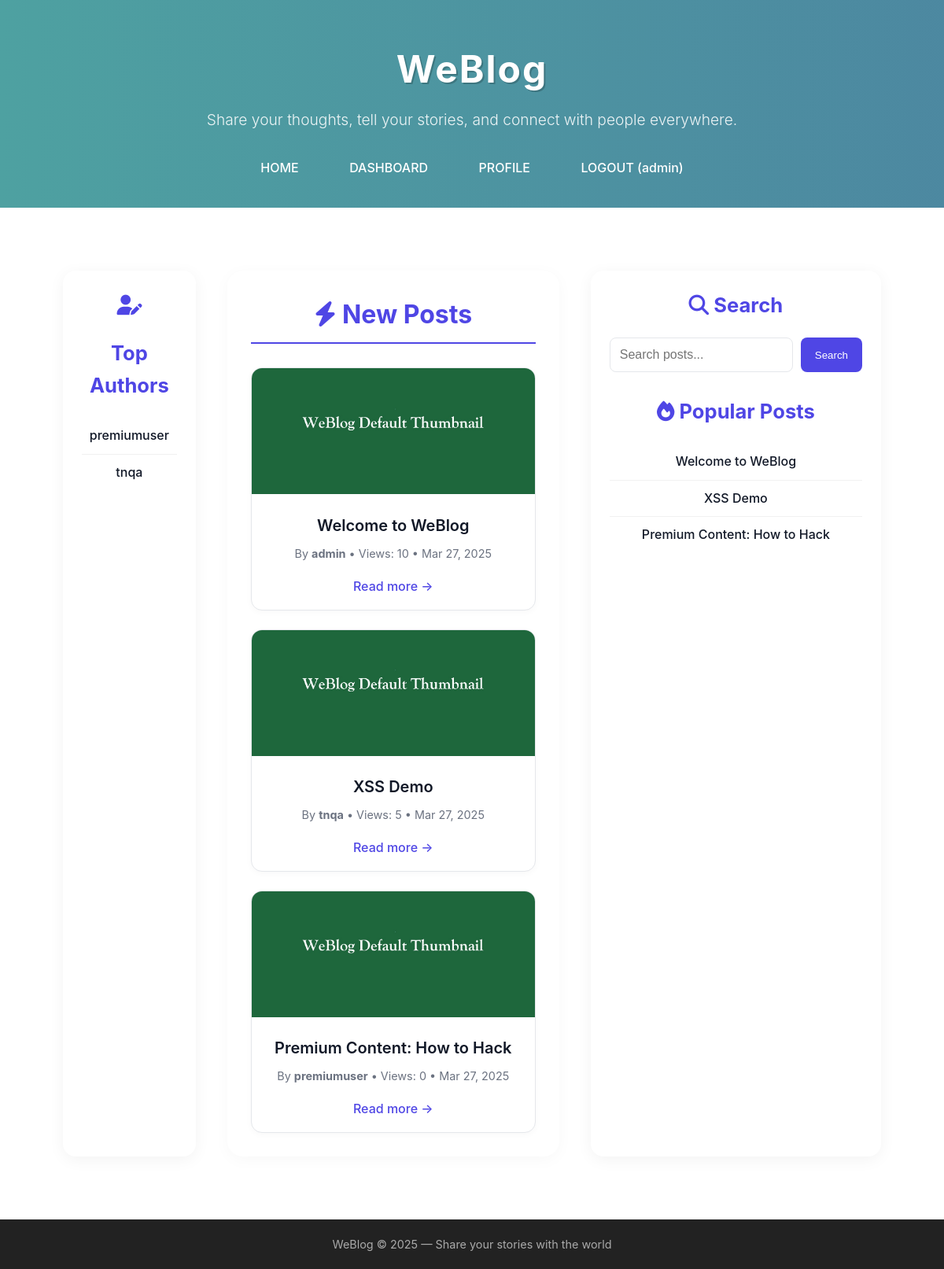
/index.php (signed in), run on the app's committed database.
### tables this page shows
CREATE TABLE users (
  id INT AUTO_INCREMENT PRIMARY KEY,
  username VARCHAR(50),
  password VARCHAR(100),
  email VARCHAR(100),
  role VARCHAR(20),  
  bio TEXT,
  avatar_path VARCHAR(255), 
  created_at DATETIME DEFAULT CURRENT_TIMESTAMP
);

CREATE TABLE posts (
  id INT AUTO_INCREMENT PRIMARY KEY,
  user_id INT,
  title VARCHAR(200),
  content TEXT,
  created_at DATETIME DEFAULT CURRENT_TIMESTAMP,
  views INT DEFAULT 0,
  premium BOOLEAN DEFAULT FALSE
);

### index.php (the view, shortened to what this page needs)
<?php
include 'includes/header.php';
?>
<link rel="stylesheet" href="assets/css/home.css">
<div class="container layout-3col">
    <aside class="sidebar-left">
        <h4><i class="fas fa-user-edit"></i></h4>
        <h4>Top Authors</h4>
        <ul class="author-list">
            <?php
            $authorResult = $conn->query("
                SELECT users.id, users.username, COUNT(posts.id) AS post_count
                FROM users
                JOIN posts ON users.id = posts.user_id
                WHERE users.role != 'admin'
                GROUP BY users.id, users.username
                ORDER BY post_count DESC
                LIMIT 5
            ");
            while ($author = $authorResult->fetch_assoc()) {
                $authorName = htmlspecialchars($author['username']);
                echo "<li><a href='author.php?id={$author['id']}'>{$authorName}</a></li>";
            }
            ?>
        </ul>
    </aside>
    <main class="main-content">
        <?php
        $isSearch = isset($_GET['q']) && !empty(trim($_GET['q']));
        $query = '';
        if ($isSearch) {
            $q = $conn->real_escape_string(trim($_GET['q']));
            echo "<h2 class='section-title'><i class='fas fa-search'></i> Search results for: <em>" . htmlspecialchars($q) . "</em></h2>";
            $query = "
                SELECT posts.*, users.username AS author
                FROM posts
                JOIN users ON posts.user_id = users.id
                WHERE posts.title LIKE '%$q%' OR posts.content LIKE '%$q%'
                ORDER BY created_at DESC
            ";
        } else {
            echo "<h2 class='section-title'><i class='fas fa-bolt'></i> New Posts</h2>";
            $query = "
                SELECT posts.*, users.username AS author
                FROM posts
                JOIN users ON posts.user_id = users.id
                ORDER BY created_at DESC
                LIMIT 9
            ";
        }
        $result = $conn->query($query);
        echo "<div class='posts-grid'>";
        if ($result->num_rows > 0) {
            while ($post = $result->fetch_assoc()) {
                $title = htmlspecialchars($post['title']);
                $author = htmlspecialchars($post['author']);
                $date = date('M d, Y', strtotime($post['created_at']));
                echo "
                    <div class='post-card'>
                        <img class='post-thumbnail' src='assets/images/default_thumbnail.jpg' alt='Post image'>
                        <div class='post-card-content'>
                            <h3 class='post-title'>
                                <a href='post.php?id={$post['id']}'>{$title}</a>
                            </h3>
                            <p class='post-meta'>By <strong>{$author}</strong> • Views: {$post['views']} • {$date}</p>
                            <a class='read-more' href='post.php?id={$post['id']}'>Read more →</a>
                        </div>
                    </div>
                ";
            }
        } else {
            echo $isSearch ? "<p>No results found.</p>" : "<p>No posts available yet.</p>";
        }
        echo "</div>";
        ?>
    </main>
    <aside class="sidebar-right">
        <h3><i class="fas fa-search"></i> Search</h3>
        <form action="index.php" method="get" class="search-form">
            <input type="text" name="q" placeholder="Search posts..." required>
            <button type="submit">Search</button>
        </form>
        <h3><i class="fas fa-fire"></i> Popular Posts</h3>
        <ul class="popular-posts">
            <?php
            $popular = $conn->query("
                SELECT id, title
                FROM posts
                ORDER BY views DESC
                LIMIT 5
            ");
            while ($pop = $popular->fetch_assoc()) {
                $popTitle = htmlspecialchars($pop['title']);
                echo "<li><a href='post.php?id={$pop['id']}'>{$popTitle}</a></li>";
            }
            ?>
        </ul>
    </aside>
</div>
<?php include 'includes/footer.php'; ?>

### assets/css/style.css (style rules this page uses)
* { margin: 0; padding: 0; box-sizing: border-box; }
body { font-family: 'Segoe UI', Tahoma, Geneva, Verdana, sans-serif; line-height: 1.6; }
.container { width: 90%; max-width: 1100px; margin: auto; text-align: center; }

### assets/css/home.css (style rules this page uses)
body { font-family: 'Inter', sans-serif; background: #f9fafb; color: #111827; margin: 0; padding: 0; line-height: 1.6; }
.layout-3col { display: grid; grid-template-columns: 1fr 2.5fr 1fr; gap: 40px; max-width: 1200px; margin: 50px auto; padding: 0 20px; }
.sidebar-left, .sidebar-right { background: #fff; border-radius: 16px; padding: 24px; box-shadow: 0 4px 20px rgba(0, 0, 0, 0.05); transition: box-shadow 0.3s; }
.sidebar-left h4, .sidebar-right h3 { font-size: 1.6rem; color: #4f46e5; margin-bottom: 20px; }
.sidebar-left ul, .sidebar-right ul { list-style: none; padding: 0; margin: 0; }
.sidebar-left ul li, .sidebar-right ul li { border-bottom: 1px solid #f1f1f1; padding: 10px 0; }
.sidebar-left ul li a, .sidebar-right ul li a { text-decoration: none; color: #111827; font-weight: 500; transition: color 0.3s; }
.main-content { background: #fff; padding: 30px; border-radius: 20px; box-shadow: 0 4px 20px rgba(0, 0, 0, 0.03); }
.section-title { font-size: 2rem; color: #4f46e5; margin-bottom: 30px; border-bottom: 2px solid #4f46e5; padding-bottom: 10px; }
.posts-grid { display: grid; grid-template-columns: repeat(auto-fill, minmax(260px, 1fr)); gap: 24px; }
.post-card { background: #fff; border: 1px solid #e5e7eb; border-radius: 14px; overflow: hidden; transition: all 0.3s ease; box-shadow: 0 2px 8px rgba(0, 0, 0, 0.03); }
.post-thumbnail { width: 100%; height: 160px; object-fit: cover; }
.post-card-content { padding: 16px; }
.post-title a { color: #111827; font-size: 1.25rem; font-weight: 600; text-decoration: none; transition: color 0.3s; }
.post-meta { font-size: 0.9rem; color: #6b7280; margin: 8px 0; }
.read-more { display: inline-block; margin-top: 10px; color: #4f46e5; font-weight: 500; text-decoration: none; transition: color 0.3s; }
.search-form { display: flex; gap: 10px; margin-bottom: 30px; }
.search-form input { flex: 1; padding: 12px; border: 1px solid #e5e7eb; border-radius: 8px; font-size: 1rem; transition: border-color 0.3s; }
.search-form button { padding: 12px 18px; background: #4f46e5; color: #fff; border: none; border-radius: 8px; cursor: pointer; font-weight: 500; transition: background 0.3s; }
ul.popular-posts li:last-child, ul.author-list li:last-child { border-bottom: none; }

### data on the page
users: username "premiumuser"
users: username "tnqa"
posts: title "Welcome to WeBlog", user.username "admin", views "10", created_at "Mar 27, 2025"
posts: title "XSS Demo", user.username "tnqa", views "5", created_at "Mar 27, 2025"
posts: title "Premium Content: How to Hack", user.username "premiumuser", views "0", created_at "Mar 27, 2025"

### other printed values
current_user() "admin"
